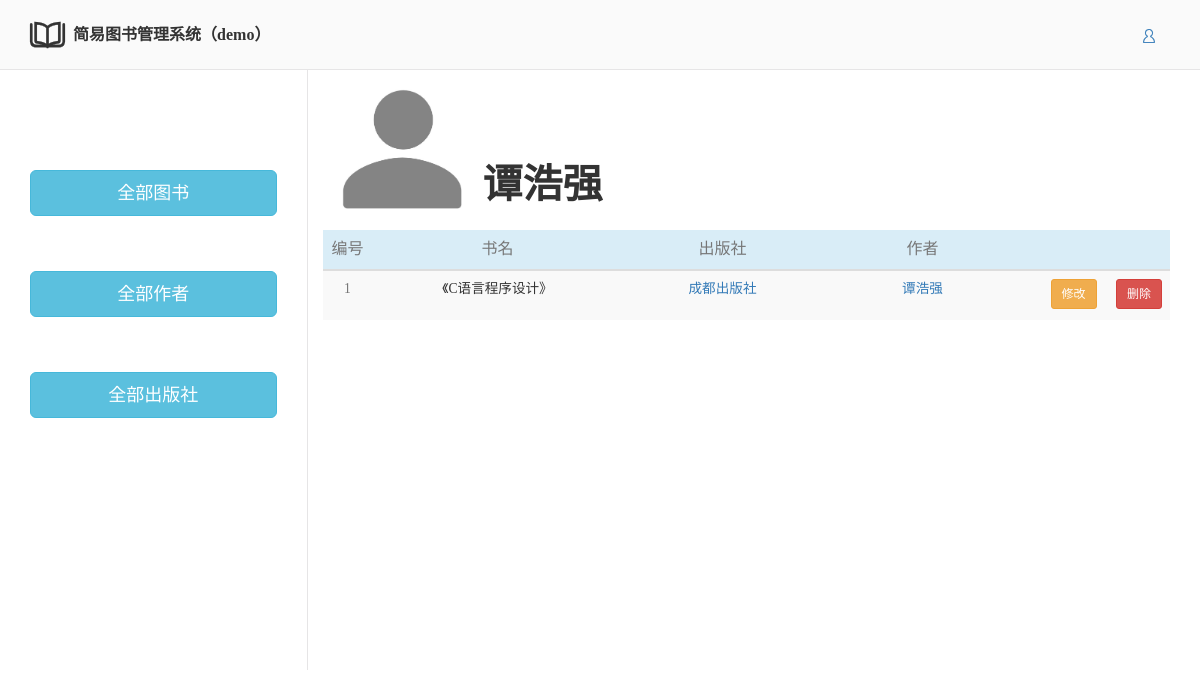
Before: /app_home/10/auth_info/ with the older database file.
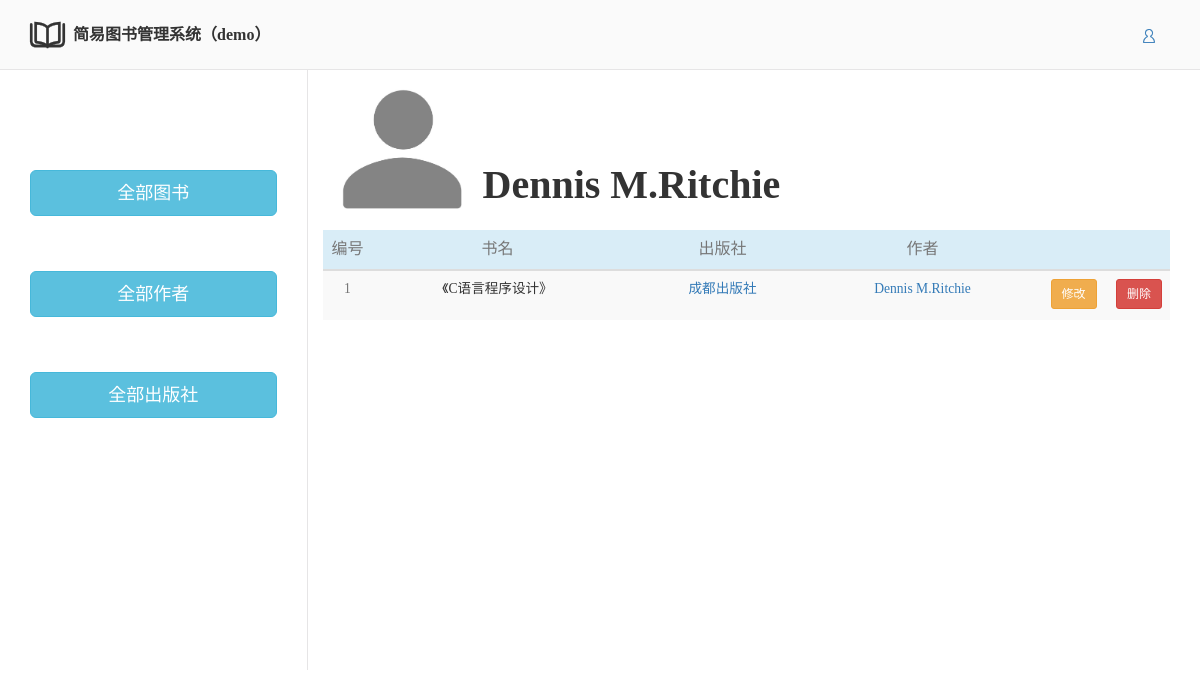
After: the same page with the newer database file.
### app_home/models.py (models this page shows)
class Author(models.Model):
    a_id = models.AutoField(primary_key=True)
    auth_name = models.CharField(max_length=20)

### app_home/views.py (the view)
# urls.py: re_path('(\d+)/auth_info/', views.auth_info),
def auth_info(request, a_id):
    usr = request.user.username
    auth_obj = Author.objects.filter(pk=a_id).first()
    auth_all_obj = Author.objects.all()
    book_obj = auth_obj.book_set.all().order_by('-pk')
    pub_obj = Publish.objects.all()
    get_set_ip(request)
    return render(request, 'home/auth_info.html', locals())

### app_home/views.py (called while the page is built)
def get_set_ip(request):
    global request_ip
    request_ip = re.findall(r'\'[\w/]+/', str(request))
    request_ip = request_ip[0][1:-1]

### templates/home/auth_info.html (shortened to what this page needs)
{% extends 'home/home.html' %}
{% block db_book %}
    <div class="book-head">
        <div class="auth-bg bg pull-left"></div>
        <span class="pull-left bg-text">{{ auth_obj.auth_name }}</span>
    </div>
    <table class="table table-striped">
        <thead>
        <tr class="info text-muted" align="center">
            <th width="50" style="text-align: center">编号</th>
            <th width="250" style="text-align: center">书名</th>
            <th width="200" style="text-align: center">出版社</th>
            <th width="200" style="text-align: center">作者</th>
            <th></th>
        </tr>
        </thead>
        <tbody>
        {% for book in book_obj %}
            <tr height="50" align="center">
                <td class="text-muted small">{{ forloop.counter }}</td>
                <td class="small">{{ book.book_name }}</td>
                <td class="small">
                    <a href="/app_home/{{ book.pub_id }}/pub_info/">{{ book.pub.pub_name }}</a>
                </td>
                <td class="small">{% for auth in book.auth.all %}
                    <a href="/app_home/{{ auth.pk }}/auth_info/">{{ auth.auth_name }}</a>
                {% endfor %}
                </td>
                <td>
                    <a href="/app_home/{{ book.pk }}/delete_book" class="btn btn-danger btn-sm pull-right">删除</a>
                    <span class="btn btn-warning btn-sm pull-left" style="margin-left: 20px" data-toggle="modal"
                          data-target="#modal{{ book.pk }}">修改</span>
                </td>
            </tr>
        {% endfor %}
        </tbody>
    </table>
{% endblock %}

Changed rows visible on the page:
changed Author: auth_name "谭浩强" → "Dennis M.Ritchie"
